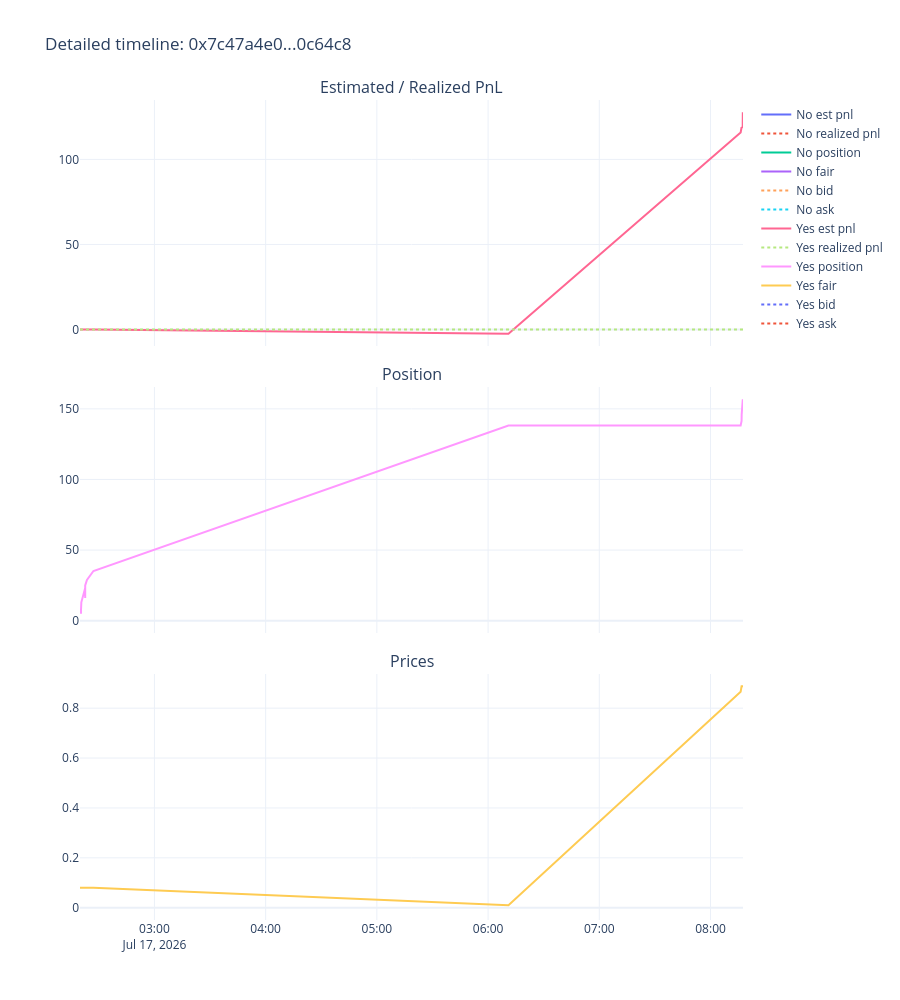

Notebook code cell kept with this figure:
### Code cell
timeline = events[events['row_type'] == 'stats'][['dt', 'token_id', 'outcome', 'position_after', 'realized_pnl', 'est_pnl', 'best_bid', 'best_ask', 'fair_price', 'vwap5m', 'vwap15m', 'vwap1h']].copy()
timeline = timeline.sort_values(['dt', 'token_id']).reset_index(drop=True)

fig = make_subplots(rows=3, cols=1, shared_xaxes=True, vertical_spacing=0.05,
                     subplot_titles=('Estimated / Realized PnL', 'Position', 'Prices'))

for token_id, grp in timeline.groupby('token_id', sort=False):
    label = grp['outcome'].iloc[0]
    fig.add_trace(go.Scatter(x=grp['dt'], y=grp['est_pnl'], name=f'{label} est pnl', mode='lines'), row=1, col=1)
    fig.add_trace(go.Scatter(x=grp['dt'], y=grp['realized_pnl'], name=f'{label} realized pnl', mode='lines', line=dict(dash='dot')), row=1, col=1)
    fig.add_trace(go.Scatter(x=grp['dt'], y=grp['position_after'], name=f'{label} position', mode='lines'), row=2, col=1)
    fig.add_trace(go.Scatter(x=grp['dt'], y=grp['fair_price'], name=f'{label} fair', mode='lines'), row=3, col=1)
    fig.add_trace(go.Scatter(x=grp['dt'], y=grp['best_bid'], name=f'{label} bid', mode='lines', line=dict(dash='dot')), row=3, col=1)
    fig.add_trace(go.Scatter(x=grp['dt'], y=grp['best_ask'], name=f'{label} ask', mode='lines', line=dict(dash='dot')), row=3, col=1)

fig.update_layout(height=1000, template='plotly_white', title=f'Detailed timeline: {best_cid[:10]}...{best_cid[-6:]}')
fig.show()

### Figure 1 — Plotly figure (JSON) as saved in the notebook; plotly's stock layout.template omitted (floating-point values rounded to 4 significant figures)
{"data": [{"mode": "lines", "name": "No est pnl", "type": "scatter", "x": ["2026-07-17T02:19:51"], "xaxis": "x", "y": [0.0], "yaxis": "y"}, {"line": {"dash": "dot"}, "mode": "lines", "name": "No realized pnl", "type": "scatter", "x": ["2026-07-17T02:19:51"], "xaxis": "x", "y": [0.0], "yaxis": "y"}, {"mode": "lines", "name": "No position", "type": "scatter", "x": ["2026-07-17T02:19:51"], "xaxis": "x2", "y": [0.0], "yaxis": "y2"}, {"mode": "lines", "name": "No fair", "type": "scatter", "x": ["2026-07-17T02:19:51"], "xaxis": "x3", "y": [0.0], "yaxis": "y3"}, {"line": {"dash": "dot"}, "mode": "lines", "name": "No bid", "type": "scatter", "x": ["2026-07-17T02:19:51"], "xaxis": "x3", "y": [NaN], "yaxis": "y3"}, {"line": {"dash": "dot"}, "mode": "lines", "name": "No ask", "type": "scatter", "x": ["2026-07-17T02:19:51"], "xaxis": "x3", "y": [NaN], "yaxis": "y3"}, {"mode": "lines", "name": "Yes est pnl", "type": "scatter", "x": ["2026-07-17T02:19:51", "2026-07-17T02:20:24", "2026-07-17T02:20:24", "2026-07-17T02:20:34", "2026-07-17T02:22:37", "2026-07-17T02:22:39", "2026-07-17T02:22:39", "2026-07-17T02:23:36", "2026-07-17T02:27:06", "2026-07-17T06:11:00", "2026-07-17T08:16:15", "2026-07-17T08:16:45", "2026-07-17T08:16:48", "2026-07-17T08:17:21", "2026-07-17T08:17:25", "2026-07-17T08:17:31"], "xaxis": "x", "y": [0.0, 0.0, 0.0, 0.0, 0.0, 0.0, 0.0, -0.0004548, -0.0003452, -2.464, 115.8, 118.9, 118.8, 119.1, 127.7, 118.9], "yaxis": "y"}, {"line": {"dash": "dot"}, "mode": "lines", "name": "Yes realized pnl", "type": "scatter", "x": ["2026-07-17T02:19:51", "2026-07-17T02:20:24", "2026-07-17T02:20:24", "2026-07-17T02:20:34", "2026-07-17T02:22:37", "2026-07-17T02:22:39", "2026-07-17T02:22:39", "2026-07-17T02:23:36", "2026-07-17T02:27:06", "2026-07-17T06:11:00", "2026-07-17T08:16:15", "2026-07-17T08:16:45", "2026-07-17T08:16:48", "2026-07-17T08:17:21", "2026-07-17T08:17:25", "2026-07-17T08:17:31"], "xaxis": "x", "y": [0.0, 0.0, 0.0, 0.0, 0.0, 0.0, 0.0, 0.0, 0.0, 0.0, 0.0, 0.0, 0.0, 0.0, 0.0, 0.0], "yaxis": "y"}, {"mode": "lines", "name": "Yes position", "type": "scatter", "x": ["2026-07-17T02:19:51", "2026-07-17T02:20:24", "2026-07-17T02:20:24", "2026-07-17T02:20:34", "2026-07-17T02:22:37", "2026-07-17T02:22:39", "2026-07-17T02:22:39", "2026-07-17T02:23:36", "2026-07-17T02:27:06", "2026-07-17T06:11:00", "2026-07-17T08:16:15", "2026-07-17T08:16:45", "2026-07-17T08:16:48", "2026-07-17T08:17:21", "2026-07-17T08:17:25", "2026-07-17T08:17:31"], "xaxis": "x2", "y": [8.0, 5.0, 8.0, 13.0, 23.0, 16.0, 25.0, 28.79, 35.2, 138.2, 138.3, 141.5, 145.9, 155.9, 156.8, 150.0], "yaxis": "y2"}, {"mode": "lines", "name": "Yes fair", "type": "scatter", "x": ["2026-07-17T02:19:51", "2026-07-17T02:20:24", "2026-07-17T02:20:24", "2026-07-17T02:20:34", "2026-07-17T02:22:37", "2026-07-17T02:22:39", "2026-07-17T02:22:39", "2026-07-17T02:23:36", "2026-07-17T02:27:06", "2026-07-17T06:11:00", "2026-07-17T08:16:15", "2026-07-17T08:16:45", "2026-07-17T08:16:48", "2026-07-17T08:17:21", "2026-07-17T08:17:25", "2026-07-17T08:17:31"], "xaxis": "x3", "y": [0.08, 0.08, 0.08, 0.08, 0.08, 0.08, 0.08, 0.08, 0.08, 0.01, 0.8661, 0.8878, 0.8876, 0.8875, 0.8875, 0.8875], "yaxis": "y3"}, {"line": {"dash": "dot"}, "mode": "lines", "name": "Yes bid", "type": "scatter", "x": ["2026-07-17T02:19:51", "2026-07-17T02:20:24", "2026-07-17T02:20:24", "2026-07-17T02:20:34", "2026-07-17T02:22:37", "2026-07-17T02:22:39", "2026-07-17T02:22:39", "2026-07-17T02:23:36", "2026-07-17T02:27:06", "2026-07-17T06:11:00", "2026-07-17T08:16:15", "2026-07-17T08:16:45", "2026-07-17T08:16:48", "2026-07-17T08:17:21", "2026-07-17T08:17:25", "2026-07-17T08:17:31"], "xaxis": "x3", "y": [NaN, NaN, NaN, NaN, NaN, NaN, NaN, NaN, NaN, NaN, NaN, NaN, NaN, NaN, NaN, NaN], "yaxis": "y3"}, {"line": {"dash": "dot"}, "mode": "lines", "name": "Yes ask", "type": "scatter", "x": ["2026-07-17T02:19:51", "2026-07-17T02:20:24", "2026-07-17T02:20:24", "2026-07-17T02:20:34", "2026-07-17T02:22:37", "2026-07-17T02:22:39", "2026-07-17T02:22:39", "2026-07-17T02:23:36", "2026-07-17T02:27:06", "2026-07-17T06:11:00", "2026-07-17T08:16:15", "2026-07-17T08:16:45", "2026-07-17T08:16:48", "2026-07-17T08:17:21", "2026-07-17T08:17:25", "2026-07-17T08:17:31"], "xaxis": "x3", "y": [NaN, NaN, NaN, NaN, NaN, NaN, NaN, NaN, NaN, NaN, NaN, NaN, NaN, NaN, NaN, NaN], "yaxis": "y3"}], "layout": {"annotations": [{"font": {"size": 16}, "showarrow": false, "text": "Estimated / Realized PnL", "x": 0.5, "xanchor": "center", "xref": "paper", "y": 1, "yanchor": "bottom", "yref": "paper"}, {"font": {"size": 16}, "showarrow": false, "text": "Position", "x": 0.5, "xanchor": "center", "xref": "paper", "y": 0.65, "yanchor": "bottom", "yref": "paper"}, {"font": {"size": 16}, "showarrow": false, "text": "Prices", "x": 0.5, "xanchor": "center", "xref": "paper", "y": 0.3, "yanchor": "bottom", "yref": "paper"}], "height": 1000, "title": {"text": "Detailed timeline: 0x7c47a4e0...0c64c8"}, "xaxis": {"anchor": "y", "domain": [0, 1], "matches": "x3", "showticklabels": false}, "xaxis2": {"anchor": "y2", "domain": [0, 1], "matches": "x3", "showticklabels": false}, "xaxis3": {"anchor": "y3", "domain": [0, 1]}, "yaxis": {"anchor": "x", "domain": [0.7, 1]}, "yaxis2": {"anchor": "x2", "domain": [0.35, 0.65]}, "yaxis3": {"anchor": "x3", "domain": [0, 0.3]}}}
